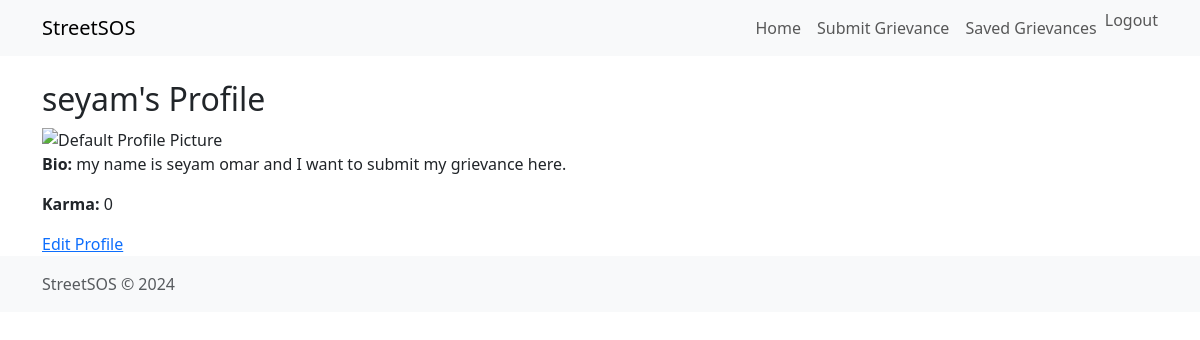
The page /users/profile/ (signed in) on the database its author committed.
### users/models.py (models this page shows, shortened)
class UserProfile(models.Model):
    user = models.OneToOneField(User, on_delete=models.CASCADE)
    bio = models.TextField(blank=True)
    profile_picture = models.ImageField(upload_to='profile_pictures/', blank=True, null=True)
    karma = models.IntegerField(default=0)  # Ensure this is correctly defined

### users/views.py (the view)
# urls.py: path('profile/', UserProfileDetailView.as_view(), name='profile-detail'),
class UserProfileDetailView(LoginRequiredMixin, DetailView):
    model = UserProfile
    template_name = 'users/profile_detail.html'
    context_object_name = 'profile'
    def get_object(self):
        user = self.request.user
        user_profile, created = UserProfile.objects.get_or_create(user=user)
        return user_profile

### users/templates/users/profile_detail.html
{% extends 'base.html' %}
{% load static %}
{% block content %}
<h2>{{ profile.user.username }}'s Profile</h2>
{% if profile.profile_picture %}
    <img src="{{ profile.profile_picture.url }}" alt="Profile Picture" width="150">
{% else %}
    <img src="{% static 'images/default_profile_picture.png' %}" alt="Default Profile Picture" width="150">
{% endif %}
<p><strong>Bio:</strong> {{ profile.bio }}</p>
<p><strong>Karma:</strong> {{ profile.karma }}</p>
<a href="{% url 'profile-edit' %}">Edit Profile</a>
{% endblock %}

### rows shown on the page
UserProfile: user.username "seyam", bio "my name is seyam omar and I want to submit my grievance here.", karma "0"
